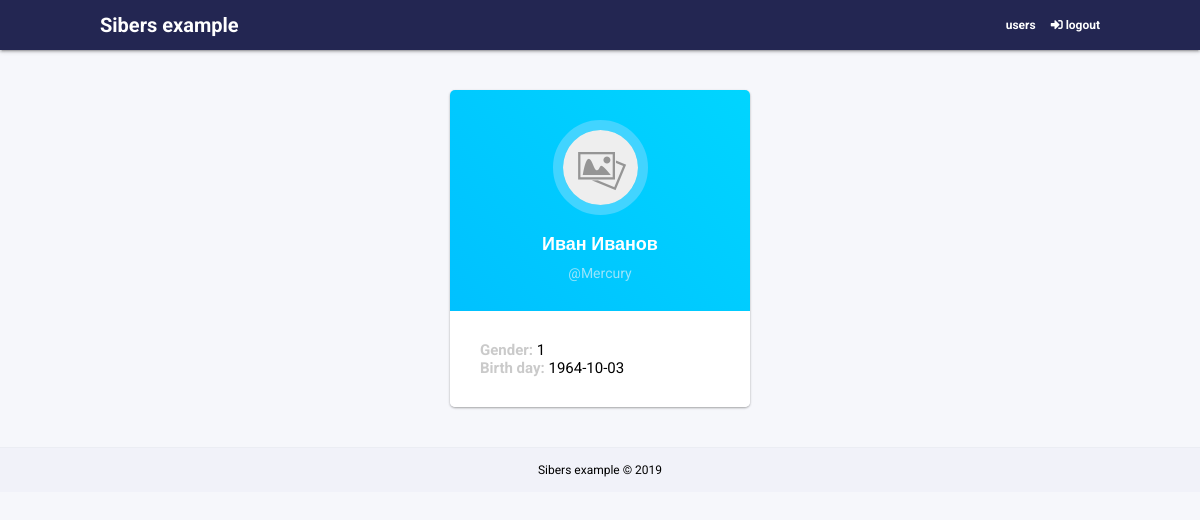
The page /profile/Mercury (signed in) on the database its author committed.
### tables this page shows
CREATE TABLE `users` (
  `id` int(8) NOT NULL,
  `login` varchar(32) NOT NULL,
  `password` varchar(32) NOT NULL,
  `name` varchar(32) NOT NULL,
  `lastname` varchar(32) NOT NULL,
  `gender` int(1) NOT NULL,
  `bday` date NOT NULL
);

### app/controllers/indexController.php (called while the page is built, shortened)
<?php
class IndexController extends Controller {
	protected $user;
	public function __construct($route) {
		$this->user = new UserModel();
	}
	public function profileAction($params) {
		$data = $this->user->read($params[0]);
		View::render('index/profile', 'main', $data);
		return true;
	}
}

### index.php (called while the page is built, shortened)
<?php
spl_autoload_register(function($class) {
    $path = str_replace('\\', '/', $class.'.php');
});
$router = new Router;
$router -> run();

### app/libs/db.php (called while the page is built, shortened)
<?php
class Db {
	protected $db;
	public function __construct() {
		$config = require CONFIG.'db.php';
		$this->db = new PDO('mysql:host='.$config['host'].';dbname='.$config['db'].'', $config['user'], $config['password']);
	}
	public function query($sql, $params = []) {
		$stmt = $this->db->prepare($sql);
		if (!empty($params)) {
			foreach ($params as $key => $val) {
				$stmt->bindValue(':'.$key, $val);
			}
		}
		$stmt->execute();
		return $stmt;
	}
}

### app/configs/db.php (called while the page is built)
<?php
return [
	'host' => 'localhost',
	'db' => 'sibers_example',
	'user' => 'admin',
	'password' => '',
];

### app/models/userModel.php (called while the page is built, shortened)
<?php
class UserModel extends Model {
	public function read($login){
		$params = ['login' => $this->clean($login)];
		$query = 'SELECT `id`, `name`, `login`, `lastname`, `gender`, `bday` FROM `users` WHERE `login` = :login LIMIT 1';
		$result = $this->db->query($query, $params);
		$data = $result -> fetch ();
		return $data;
	}
	private function clean($value) {
	    $value = trim($value);
	    $value = stripslashes($value);
	    $value = strip_tags($value);
	    $value = htmlspecialchars($value);
	    $value = preg_replace('/[^ a-zа-яё\d]/ui', '', $value);
	    return $value;
	}
}

### app/core/Model.php (called while the page is built, shortened)
<?php
class Model {
	public function __construct() {
		$this->db = new Db;
	}
}

### app/configs/routes.php (called while the page is built)
<?php
return array(
	'' => 'index/index',
	'login' => 'index/login',
	'logout' => 'index/logout',
	'users([\?][=&A-Za-z0-9]+)' => 'index/users',
	'users' => 'index/users',
	'profile/([A-Za-z0-9]+)' => 'index/profile/$1',
	'edit/([A-Za-z0-9]+)' => 'index/edit/$1',
	'delete' => 'index/delete',
);

### app/acl/index.php (called while the page is built)
<?php
return [
	'all' => [
		'IndexAction',
		'ProfileAction',
	],
	'authorize' => [
		'UsersAction',
		'EditAction',
		'DeleteAction',
		'LogoutAction',
	],
	'guest' => [
		'IndexAction',
		'LoginAction',
	],
];

### app/core/Controller.php (called while the page is built, shortened)
<?php
class Controller {
	public $route;
	public $acl;
	public function __construct($route) {
		$this->route = $route;
	}
	public function checkAcl() {
		$this->acl = require APP.'acl/index.php';
		if ($this->isAcl('all')) {
			return true;
		}
		elseif (isset($_SESSION['login']) and $this->isAcl('authorize')) {
			return true;
		}
		elseif (!isset($_SESSION['login']) and $this->isAcl('guest')) {
			return true;
		}
		return false;
	}
	public function isAcl($key) {
		return in_array($this->route, $this->acl[$key]);
	}
}

### app/views/index/profile.php (the view)
<div class="profile">
 <div class="profile__header">
 	<img class="profile__photo" src="/img/noimg.jpg" height="75"><br>
 	<div class="profile__name"><?php echo $data["name"].' '.$data["lastname"]; ?></div>
 	<div class="profile__login">@<?php echo $data["login"]; ?></div>
 </div>
 <div class="profile__info">
 	<span class="profile__label">Gender:</span> <?php echo $data["gender"].'<br>';?>
 	<span class="profile__label">Birth day:</span> <?php echo $data["bday"].'<br>';?>
 </div>
</div>

### app/core/Router.php (shortened to what this page needs)
<?php
class Router {
    protected $routes;
    protected $uri;
    public function __construct(){
        $routes = include(CONFIG.'routes.php');
        $this->routes = $routes;
        $this->uri = trim($_SERVER['REQUEST_URI'], '/');
    }
    public function match() {
        foreach($this->routes as $uriPattern => $patch) {
            if (preg_match('~^'.$uriPattern.'$~', $this->uri)) {
                $internalRoute = preg_replace("~^$uriPattern$~", $patch, $this->uri);
                $segments = explode('/', $internalRoute);
                $controllerName = array_shift($segments).'Controller';
                $actionName = ucfirst(array_shift($segments).'Action');
                $parameters = $segments;
                $path = 'app\controllers\\'.ucfirst($controllerName);
                if (class_exists($path)) {
                    if (method_exists($path, $actionName)) {
                        $controller = new $path($actionName);
                        $controller->$actionName($parameters);
                        return true;
                    } else {
                        debug('no method:'.$action);
                        View::errorCode(404);
                    }
                } else {
                    debug('no controller:'.$path);
                    View::errorCode(404);
                }
            }
        }
    }
    public function run() {
        if(self::match()) {
        } else {
            View::errorCode(404);
        }
    }
}

### app/views/main.php (shortened to what this page needs)
<?php
  function printNav(){
    if (isset($_SESSION['login'])) {
      echo '<a href="/users">users</a><a href="/logout"><i class="fas fa-sign-in-alt"></i> logout</a>';
    } else {
      echo '<a href="/login"><i class="fas fa-sign-in-alt"></i> login</a>';
    }
  }
?>
<!DOCTYPE html>
<html lang="ru">
<head>
  <link rel="stylesheet" href="https://use.fontawesome.com/releases/v5.7.2/css/all.css">
  <link rel="stylesheet" type="text/css" href="/css/common.css">
  <link rel="stylesheet" type="text/css" href="/css/login.css">
  <link rel="stylesheet" type="text/css" href="/css/users.css">
  <link rel="stylesheet" type="text/css" href="/css/profile.css">
</head>
<body>
  <header>
    <div class="header__wrap">
      <div class="logo"><a href="/">Sibers example</a></div>
      <nav>
        <?php printNav(); ?>
      </nav>
    </div>
  </header>
  <?php print_r($content); ?>
  <footer>
    Sibers example &copy; 2019
  </footer>
</body>
</html>

### css/common.css (style rules this page uses)
body { padding: 0; margin: 0; background-color: #f6f7fb; font-family: 'Roboto', sans-serif; font-size: 12px; }
header { background: #232652; color: #fff; height: 50px; padding: 0 15px; line-height: 50px; font-weight: bolder; box-shadow: 0 2px 2px 0 rgba(0,0,0,0.14), 0 3px 1px -2px rgba(0,0,0,0.12), 0 1px 5px 0 rgba(0,0,0,0.2); }
.header__wrap { margin: 0 auto; width: 1000px; display: flex; }
.logo { width: 30%; font-weight: bold; font-size: 20px; }
.logo a { text-decoration: none; color: #fff; }
nav { width: 70%; text-align: right; }
nav a { color: #fff; font-weight: bold; margin-left: 15px; text-decoration: none; }
footer { padding: 15px; text-align: center; border-top: 1px solid #ebedf3; background: #f1f2f9; }

### css/profile.css (style rules this page uses)
.profile { margin: 40px auto; width: 300px; box-shadow: 0 1px 3px rgba(0,0,0,0.12), 0 1px 2px rgba(0,0,0,0.24); border-radius: 5px; }
.profile__header { border-top-left-radius: 5px; border-top-right-radius: 5px; background:linear-gradient(45deg, #00c1ff, #00d5ff); min-height: 120px; text-align: center; padding: 30px; }
.profile__photo { border-radius: 50%; border: 10px solid #42d4ff; margin-bottom: 15px; }
.profile__name { color: #fff; font-weight: bold; font-size: 18px; margin-bottom: 10px; }
.profile__login { color: #98e4fb; font-size: 14px; }
.profile__info { background: #fff; padding: 30px; font-size: 15px; border-bottom-left-radius: 5px; border-bottom-right-radius: 5px; }
.profile__label { color: #cacaca; font-weight: bold; }

### rows shown on the page
users: name "Иван", lastname "Иванов", login "Mercury", gender "1", bday "1964-10-03"
